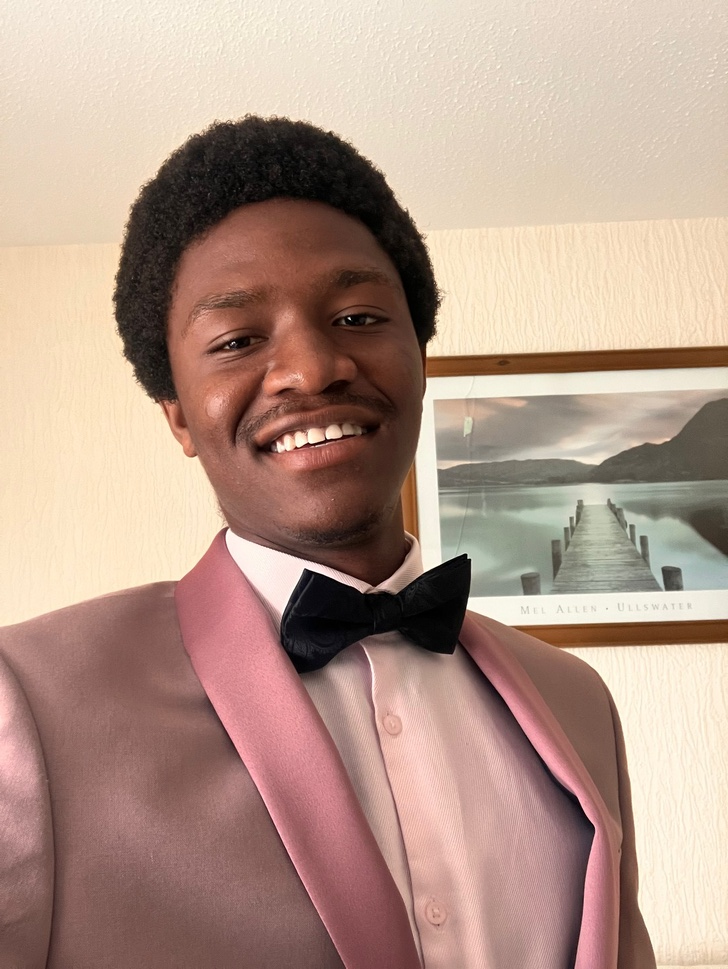
#> input picture face detection/image0 (1).jpeg, 728 x 969 px, shrunk from 1160 x 1544 before the run
$ jupyter execute Fcae_detection.ipynb   (shell and % lines are left out)
#> lines starting #> are read from the running program, lines starting #| are printed output that depends on the picture; after the words box and inside, x2 and y2 are one past the last pixel; in counts of white or black regions, pixels touching at a corner belong together
[cell 1]
import cv2

# Load the pre-trained Haarcascade classifier for face detection
face_cascade = cv2.CascadeClassifier(cv2.data.haarcascades + 'haarcascade_frontalface_default.xml')

# Load an image
image_path = 'image0 (1).jpeg'
image = cv2.imread(image_path)
#> image is the input picture: shape (969, 728, 3); mean B, G, R 138.6, 152.6, 180.1

# Convert the image to grayscale (required for Haarcascade)
gray_image = cv2.cvtColor(image, cv2.COLOR_BGR2GRAY)
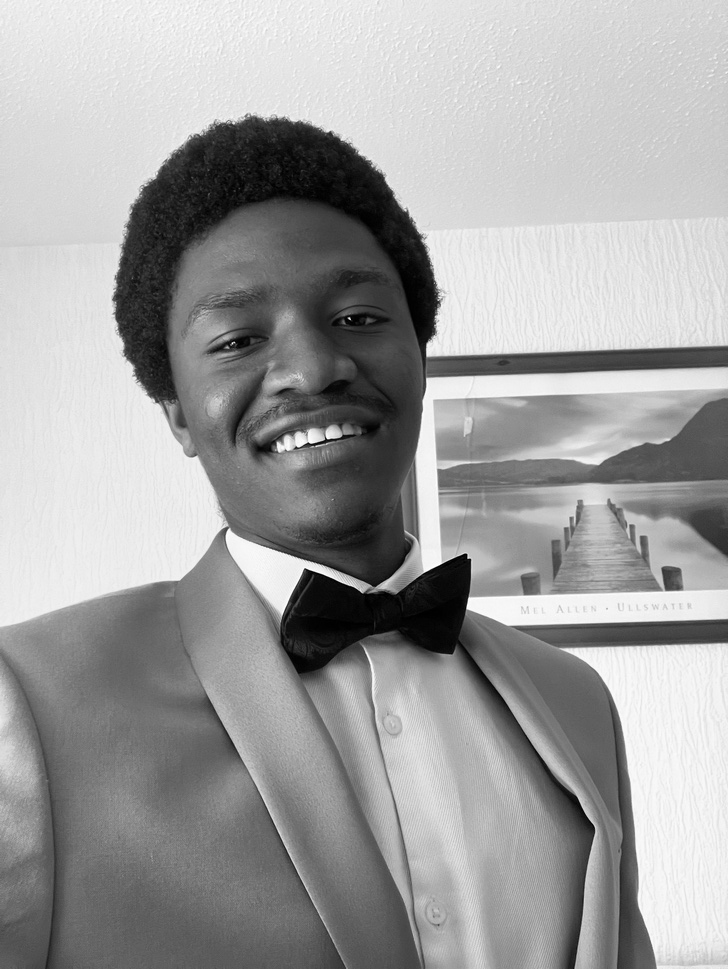
#> gray_image: shape (969, 728); min 0, max 254, mean 159.2

# Perform face detection
faces = face_cascade.detectMultiScale(gray_image, scaleFactor=1.1, minNeighbors=5, minSize=(30, 30))
#> faces = [[150, 206, 303, 303]]

# Draw rectangles around the detected faces
for (x, y, w, h) in faces:
    cv2.rectangle(image, (x, y), (x + w, y + h), (255, 0, 0), 2)
#> this loop made 1 pass
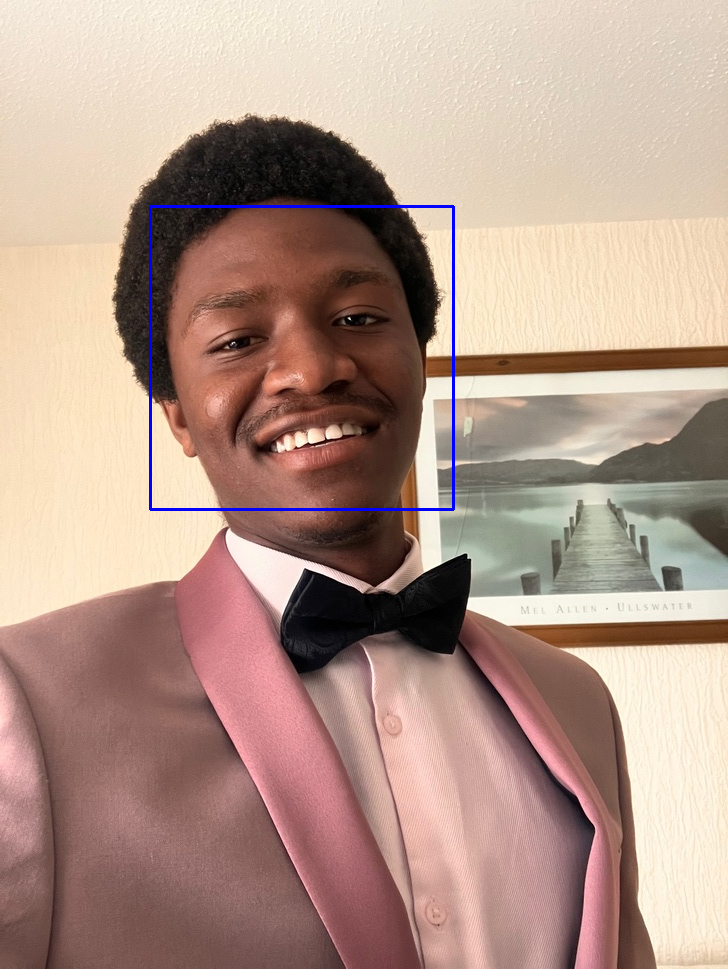
#> image: shape (969, 728, 3); 0.51% of pixels changed, all inside (x1, y1, x2, y2) = (149, 205, 455, 511)

# Display the image with detected faces
cv2.imshow('Face Detection', image)
cv2.waitKey(0)
cv2.destroyAllWindows()
